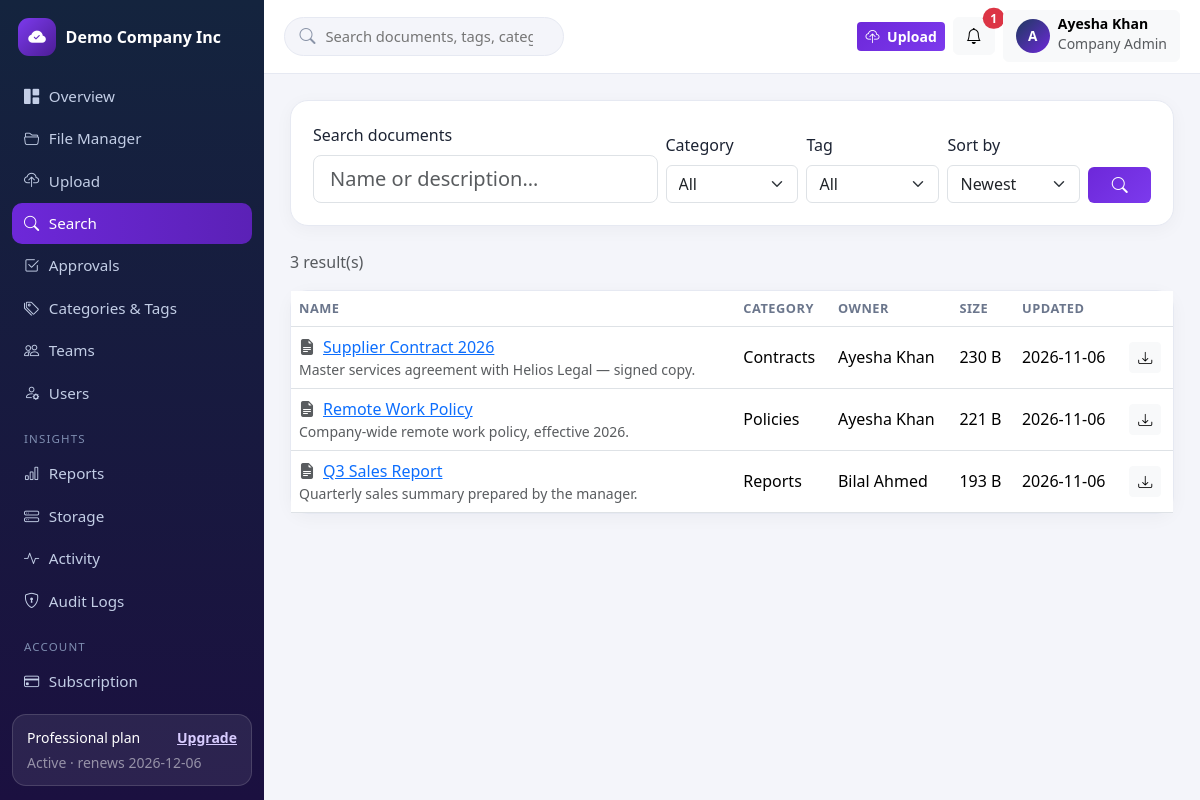
Page /app/search (signed in) on the committed database.
### tables this page shows
CREATE TABLE tenants (
    id INT UNSIGNED AUTO_INCREMENT PRIMARY KEY,
    name VARCHAR(160) NOT NULL,
    slug VARCHAR(180) NOT NULL UNIQUE,
    email VARCHAR(190) NOT NULL,
    logo VARCHAR(255) NULL,
    brand_color VARCHAR(9) NOT NULL DEFAULT '#1e3a5f',
    status ENUM('active','suspended') NOT NULL DEFAULT 'active',
    created_at TIMESTAMP NOT NULL DEFAULT CURRENT_TIMESTAMP,
    updated_at TIMESTAMP NOT NULL DEFAULT CURRENT_TIMESTAMP ON UPDATE CURRENT_TIMESTAMP,
    INDEX idx_tenants_status (status)
);

CREATE TABLE subscriptions (
    id INT UNSIGNED AUTO_INCREMENT PRIMARY KEY,
    tenant_id INT UNSIGNED NOT NULL,
    plan_id INT UNSIGNED NOT NULL,
    billing_cycle ENUM('monthly','yearly') NOT NULL DEFAULT 'monthly',
    status ENUM('trialing','active','past_due','cancelled','expired') NOT NULL DEFAULT 'trialing',
    trial_ends_at TIMESTAMP NULL,
    current_period_start TIMESTAMP NULL,
    current_period_end TIMESTAMP NULL,
    cancelled_at TIMESTAMP NULL,
    created_at TIMESTAMP NOT NULL DEFAULT CURRENT_TIMESTAMP,
    updated_at TIMESTAMP NOT NULL DEFAULT CURRENT_TIMESTAMP ON UPDATE CURRENT_TIMESTAMP,
    INDEX idx_sub_tenant (tenant_id),
    INDEX idx_sub_status (status),
    CONSTRAINT fk_sub_tenant FOREIGN KEY (tenant_id) REFERENCES tenants(id) ON DELETE CASCADE,
    CONSTRAINT fk_sub_plan FOREIGN KEY (plan_id) REFERENCES subscription_plans(id)
);

CREATE TABLE subscription_plans (
    id INT UNSIGNED AUTO_INCREMENT PRIMARY KEY,
    name VARCHAR(60) NOT NULL,
    slug VARCHAR(60) NOT NULL UNIQUE,
    price_monthly DECIMAL(10,2) NOT NULL DEFAULT 0,
    price_yearly DECIMAL(10,2) NOT NULL DEFAULT 0,
    storage_mb INT NOT NULL DEFAULT 100,        
    max_users INT NOT NULL DEFAULT 3,           
    max_file_mb INT NOT NULL DEFAULT 10,        
    max_teams INT NOT NULL DEFAULT 1,           
    version_history INT NOT NULL DEFAULT 3,
    features VARCHAR(500) NULL,
    is_active TINYINT(1) NOT NULL DEFAULT 1,
    created_at TIMESTAMP NOT NULL DEFAULT CURRENT_TIMESTAMP,
    updated_at TIMESTAMP NOT NULL DEFAULT CURRENT_TIMESTAMP ON UPDATE CURRENT_TIMESTAMP
);

CREATE TABLE users (
    id INT UNSIGNED AUTO_INCREMENT PRIMARY KEY,
    tenant_id INT UNSIGNED NULL,
    name VARCHAR(120) NOT NULL,
    email VARCHAR(190) NOT NULL UNIQUE,
    password_hash VARCHAR(255) NOT NULL,
    role VARCHAR(40) NOT NULL DEFAULT 'member',
    status ENUM('pending','active','disabled') NOT NULL DEFAULT 'pending',
    email_verified_at TIMESTAMP NULL,
    email_verification_token VARCHAR(64) NULL,
    last_login_at TIMESTAMP NULL,
    created_at TIMESTAMP NOT NULL DEFAULT CURRENT_TIMESTAMP,
    updated_at TIMESTAMP NOT NULL DEFAULT CURRENT_TIMESTAMP ON UPDATE CURRENT_TIMESTAMP,
    INDEX idx_users_tenant (tenant_id),
    INDEX idx_users_role (role),
    CONSTRAINT fk_users_tenant FOREIGN KEY (tenant_id) REFERENCES tenants(id) ON DELETE CASCADE
);

CREATE TABLE documents (
    id INT UNSIGNED AUTO_INCREMENT PRIMARY KEY,
    tenant_id INT UNSIGNED NOT NULL,
    folder_id INT UNSIGNED NULL,
    category_id INT UNSIGNED NULL,
    department_id INT UNSIGNED NULL,
    owner_id INT UNSIGNED NOT NULL,
    name VARCHAR(200) NOT NULL,
    description TEXT NULL,
    stored_name VARCHAR(80) NOT NULL,           
    original_name VARCHAR(255) NOT NULL,
    extension VARCHAR(12) NOT NULL,
    mime_type VARCHAR(120) NOT NULL,
    size_bytes BIGINT UNSIGNED NOT NULL DEFAULT 0,
    status ENUM('active','archived') NOT NULL DEFAULT 'active',
    expires_at DATE NULL,                        
    download_count INT UNSIGNED NOT NULL DEFAULT 0,
    deleted_at TIMESTAMP NULL,                   
    created_at TIMESTAMP NOT NULL DEFAULT CURRENT_TIMESTAMP,
    updated_at TIMESTAMP NOT NULL DEFAULT CURRENT_TIMESTAMP ON UPDATE CURRENT_TIMESTAMP,
    INDEX idx_docs_tenant_folder (tenant_id, folder_id),
    INDEX idx_docs_tenant_cat (tenant_id, category_id),
    INDEX idx_docs_name (name),
    FULLTEXT INDEX ft_docs (name, description),
    CONSTRAINT fk_docs_tenant FOREIGN KEY (tenant_id) REFERENCES tenants(id) ON DELETE CASCADE,
    CONSTRAINT fk_docs_folder FOREIGN KEY (folder_id) REFERENCES folders(id) ON DELETE SET NULL,
    CONSTRAINT fk_docs_category FOREIGN KEY (category_id) REFERENCES categories(id) ON DELETE SET NULL,
    CONSTRAINT fk_docs_department FOREIGN KEY (department_id) REFERENCES departments(id) ON DELETE SET NULL,
    CONSTRAINT fk_docs_owner FOREIGN KEY (owner_id) REFERENCES users(id) ON DELETE CASCADE
);

CREATE TABLE categories (
    id INT UNSIGNED AUTO_INCREMENT PRIMARY KEY,
    tenant_id INT UNSIGNED NOT NULL,
    name VARCHAR(120) NOT NULL,
    color VARCHAR(9) NOT NULL DEFAULT '#1e3a5f',
    created_at TIMESTAMP NOT NULL DEFAULT CURRENT_TIMESTAMP,
    UNIQUE KEY uq_cat_tenant_name (tenant_id, name),
    CONSTRAINT fk_cat_tenant FOREIGN KEY (tenant_id) REFERENCES tenants(id) ON DELETE CASCADE
);

### resources/views/tenant/search.php (the view, shortened to what the rows shown need)
<?php $pageTitle = 'Search'; partial('app-open', compact('user', 'tenant', 'sub', 'unread', 'notifs', 'pageTitle')); ?>
<div class="panel mb-4">
  <form method="get" action="<?= url('app/search') ?>" class="row g-2 align-items-end">
    <div class="col-md-5"><label class="form-label">Search documents</label>
      <input class="form-control form-control-lg" name="q" value="<?= e($q) ?>" placeholder="Name or description…"></div>
    <div class="col-md-2"><label class="form-label">Category</label>
      <select class="form-select" name="category"><option value="">All</option>
        <?php foreach ($categories as $c): ?><option value="<?= (int) $c['id'] ?>" <?= (($_GET['category'] ?? '') == $c['id']) ? 'selected' : '' ?>><?= e($c['name']) ?></option><?php endforeach; ?></select></div>
    <div class="col-md-2"><label class="form-label">Tag</label>
      <select class="form-select" name="tag"><option value="">All</option>
        <?php foreach ($tags as $t): ?><option value="<?= (int) $t['id'] ?>" <?= (($_GET['tag'] ?? '') == $t['id']) ? 'selected' : '' ?>><?= e($t['name']) ?></option><?php endforeach; ?></select></div>
    <div class="col-md-2"><label class="form-label">Sort by</label>
      <select class="form-select" name="sort">
        <option value="new" <?= $sort === 'new' ? 'selected' : '' ?>>Newest</option>
      </select></div>
    <div class="col-md-1"><button class="btn btn-purple w-100"><i class="bi bi-search"></i></button></div>
  </form>
</div>
<p class="text-muted"><?= number_format($total) ?> result(s)<?= $q !== '' ? ' for "' . e($q) . '"' : '' ?></p>
<div class="panel p-0">
  <table class="table table-hover align-middle mb-0">
    <thead><tr><th>Name</th><th>Category</th><th>Owner</th><th>Size</th><th>Updated</th><th></th></tr></thead>
    <tbody>
    <?php foreach ($docs as $d): ?>
      <tr>
        <td><i class="bi <?= e(FileSecurity::iconFor((string) $d['extension'])) ?> me-2"></i><a href="<?= url('app/documents/' . (int) $d['id']) ?>"><?= e($d['name']) ?></a>
          <small class="d-block text-muted"><?= e($d['description'] ?? '') ?></small></td>
        <td><?= e($d['category_name'] ?? '—') ?></td><td><?= e($d['owner_name']) ?></td>
        <td><?= human_bytes($d['size_bytes']) ?></td><td><?= e(substr((string) $d['updated_at'], 0, 10)) ?></td>
        <td><a class="btn btn-sm btn-light" href="<?= url('app/documents/' . (int) $d['id'] . '/download') ?>"><i class="bi bi-download"></i></a></td>
      </tr>
    <?php endforeach; ?>
    </tbody>
  </table>
</div>

### routes/web.php (shortened to what the rows shown need)
<?php
function dispatch(string $method, string $uri): void
{
    $path = trim(parse_url($uri, PHP_URL_PATH) ?? '/', '/');
    foreach ($GLOBALS['routes'] as [$m, $pattern, $handler]) {
        if ($m !== $method) continue;
        $regex = '#^' . preg_replace('#\{[a-zA-Z_]+\}#', '([^/]+)', $pattern) . '$#';
        if (preg_match($regex, $path, $matches)) {
            array_shift($matches);
            $args = array_map(fn($v) => ctype_digit((string) $v) ? (int) $v : $v, $matches);
            [$class, $action] = $handler;
            (new $class())->$action(...$args);
            return;
        }
    }
}

### resources/views/partials/app-open.php (shortened to what the rows shown need)
<!DOCTYPE html>
<html lang="en">
<head>
<link href="https://cdn.jsdelivr.net/npm/bootstrap@5.3.3/dist/css/bootstrap.min.css" rel="stylesheet">
<link href="https://cdn.jsdelivr.net/npm/bootstrap-icons@1.11.3/font/bootstrap-icons.min.css" rel="stylesheet">
<link href="<?= url('assets/css/app.css') ?>" rel="stylesheet">
</head>
<body>
<div class="app-shell">
  <aside class="app-sidebar" id="appSidebar">
    <a class="sidebar-brand" href="<?= url('app') ?>">
      <?php if (!empty($tenant['logo'])): ?><img src="<?= url($tenant['logo']) ?>" alt="" class="sidebar-logo">
      <?php else: ?><span class="brand-mark"><i class="bi bi-cloud-check-fill"></i></span><?php endif; ?>
      <span class="sidebar-brand-text"><?= e($tenant['name'] ?? 'DocuFlow') ?></span>
    </a>
    <nav class="sidebar-nav">
      <a href="<?= url('app') ?>"><i class="bi bi-grid-1x2-fill"></i> Overview</a>
      <a href="<?= url('app/files') ?>"><i class="bi bi-folder2-open"></i> File Manager</a>
      <a href="<?= url('app/upload') ?>"><i class="bi bi-cloud-upload"></i> Upload</a>
      <a href="<?= url('app/search') ?>"><i class="bi bi-search"></i> Search</a>
      <a href="<?= url('app/approvals') ?>"><i class="bi bi-check2-square"></i> Approvals</a>
      <a href="<?= url('app/taxonomy') ?>"><i class="bi bi-tags"></i> Categories & Tags</a>
      <a href="<?= url('app/teams') ?>"><i class="bi bi-people"></i> Teams</a>
      <a href="<?= url('app/users') ?>"><i class="bi bi-person-gear"></i> Users</a>
      <div class="sidebar-heading">Insights</div>
      <a href="<?= url('app/reports') ?>"><i class="bi bi-bar-chart"></i> Reports</a>
      <a href="<?= url('app/storage') ?>"><i class="bi bi-hdd-stack"></i> Storage</a>
      <a href="<?= url('app/activity') ?>"><i class="bi bi-activity"></i> Activity</a>
      <a href="<?= url('app/audit') ?>"><i class="bi bi-shield-lock"></i> Audit Logs</a>
      <div class="sidebar-heading">Account</div>
      <a href="<?= url('app/subscription') ?>"><i class="bi bi-credit-card"></i> Subscription</a>
      <a href="<?= url('app/profile') ?>"><i class="bi bi-person-circle"></i> Profile</a>
    </nav>
    <?php if (!empty($sub)): $usedPct = isset($storagePct) ? $storagePct : 0; ?>
    <div class="sidebar-plan">
      <div class="d-flex justify-content-between small"><span><?= e($sub['plan_name']) ?> plan</span><a href="<?= url('app/subscription') ?>">Upgrade</a></div>
      <div class="text-white-50 small mt-1"><?= e(ucfirst(SubscriptionService::effectiveStatus($sub))) ?> · renews <?= e(substr((string) $sub['current_period_end'], 0, 10)) ?></div>
    </div>
    <?php endif; ?>
  </aside>
  <div class="app-main">
    <header class="app-topbar">
      <form class="topbar-search d-none d-md-flex" method="get" action="<?= url('app/search') ?>">
        <i class="bi bi-search"></i>
        <input type="search" name="q" placeholder="Search documents, tags, categories…" value="<?= e($_GET['q'] ?? '') ?>">
      </form>
      <div class="ms-auto d-flex align-items-center gap-2">
        <a class="btn btn-purple btn-sm" href="<?= url('app/upload') ?>"><i class="bi bi-cloud-upload me-1"></i> Upload</a>
        <div class="dropdown">
          <button class="btn btn-light position-relative" data-bs-toggle="dropdown" aria-label="Notifications">
            <i class="bi bi-bell"></i>
            <?php if (!empty($unread)): ?><span class="position-absolute top-0 start-100 translate-middle badge rounded-pill bg-danger"><?= (int) $unread ?></span><?php endif; ?>
          </button>
        </div>
        <div class="dropdown">
          <button class="btn btn-light d-flex align-items-center gap-2" data-bs-toggle="dropdown">
            <span class="avatar"><?= e(strtoupper(substr($user['name'], 0, 1))) ?></span>
            <span class="d-none d-md-block text-start"><span class="d-block fw-semibold small lh-1"><?= e($user['name']) ?></span>
            <span class="text-muted small lh-1"><?= e(ucwords(str_replace('_', ' ', $user['role']))) ?></span></span>
          </button>
        </div>
      </div>
    </header>
    <main class="app-content">

### rows in the picture
tenants: name "Demo Company Inc"
subscriptions: plan.name "Professional", status "Active", current_period_end "2026-12-06"
users: name "A", name "Ayesha Khan", role "Company Admin"
documents: name "Supplier Contract 2026", description "Master services agreement with Helios Legal — signed copy.", category.name "Contracts", owner.name "Ayesha Khan", size_bytes "230 B", updated_at "2026-11-06"
documents: name "Remote Work Policy", description "Company-wide remote work policy, effective 2026.", category.name "Policies", owner.name "Ayesha Khan", size_bytes "221 B", updated_at "2026-11-06"
documents: name "Q3 Sales Report", description "Quarterly sales summary prepared by the manager.", category.name "Reports", owner.name "Bilal Ahmed", size_bytes "193 B", updated_at "2026-11-06"

### other values in the picture
$unread "1"
